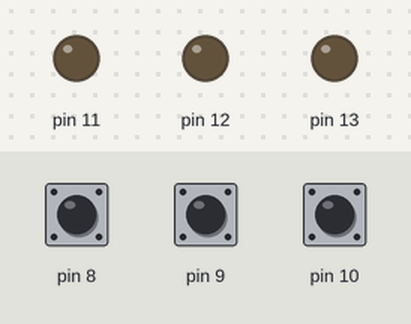
A sketch run on a simulated Arduino Uno, built with avr-gcc and run on an emulated ATmega328P. Parts: output pins drawn as LEDs (lit = HIGH). The test bench sets the inputs (shaded band); at power-on: pin 8 HIGH, pin 9 HIGH, pin 10 HIGH.

Above: at 1.2 s.
1.3 s: pin 8 pulled LOW for 0.15 s
At 2.0 s:
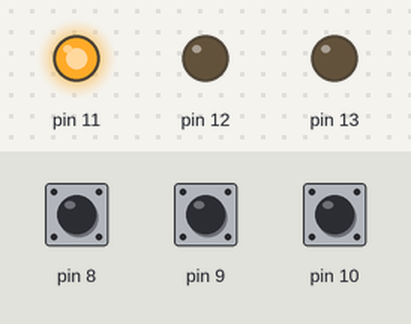
2.9 s: pin 9 pulled LOW for 0.15 s
At 3.2 s:
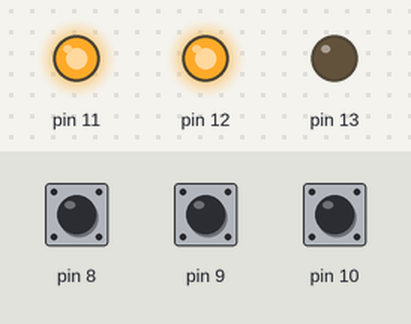
4.5 s: pin 10 pulled LOW for 0.15 s
At 5.6 s:
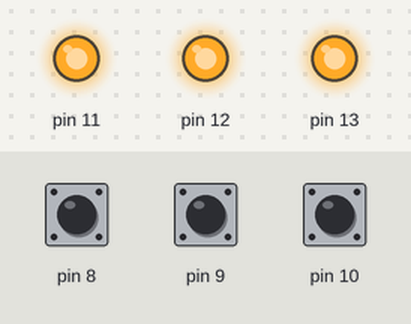
6.1 s: pin 8 pulled LOW for 1 s
At 6.8 s:
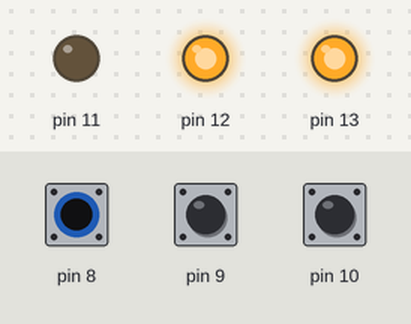
8.6 s: pin 9 pulled LOW for 1 s
At 9.9 s:
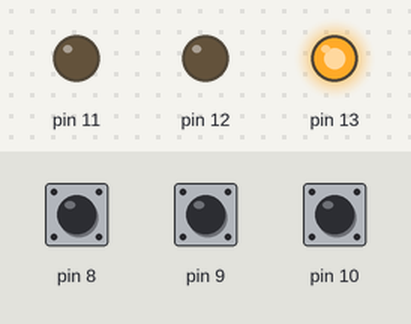
11.1 s: pin 8 pulled LOW for 0.15 s
At 11.8 s:
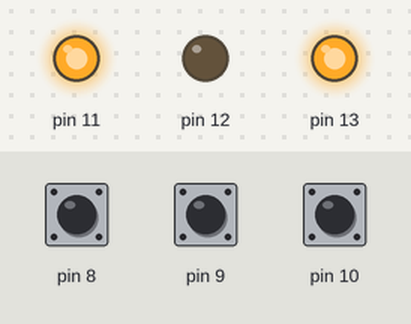
Timing chart, 0 to 13.7 s (numbered marks = the images above; inputs shaded):
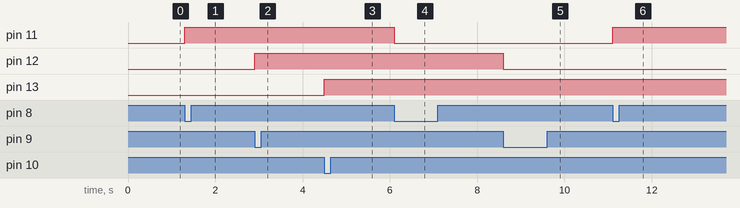

The sketch:

interrupcion_C.ino
```cpp
void setup() {
  DDRB |= B00111000;    //PB0-PB2 ENTRADA PB3-PB5 SALIDA
  PORTB |= B00000111;   // SALIDAS "0" Y ENTRADAS PULLUP
  PCMSK0 |= B00000111;  // Activamos PB0-PB2 D8-D10
  PCICR |= B00000001;   // Activamos PCINT0
}
volatile boolean b1 = 1, b2 = 1, b3 = 1;
volatile boolean led1 = 0, led2 = 0, led3 = 0;
ISR (PCINT0_vect){
  b1 = (PINB & (1<<PB0));
  b2 = (PINB & (1<<PB1));
  b3 = (PINB & (1<<PB2));
  if (!b1)               // flanco de bajada
  led1 = !led1;
  if (!b2)
  led2 = !led2;
  if (!b3)
  led3 = !led3;
  delayMicroseconds (100000);
}

void loop() {
  digitalWrite (11,led1);
  digitalWrite (12,led2);
  digitalWrite (13,led3);
}
```

Measured:
- after the input at 1.3 s, pin 11: LOW → HIGH at once
- after the input at 2.9 s, pin 12: LOW → HIGH at once
- after the input at 4.5 s, pin 13: LOW → HIGH at once
- after the input at 6.1 s, pin 11: HIGH → LOW at once
- after the input at 8.6 s, pin 12: HIGH → LOW at once
- after the input at 11.1 s, pin 11: LOW → HIGH at once
